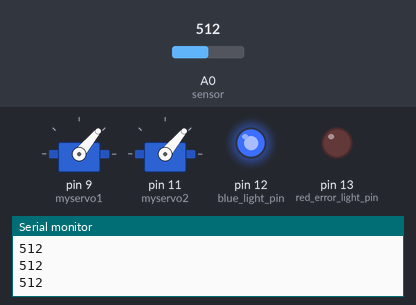
Simulated run of this sketch. Board: Arduino Uno, built with avr-gcc and run on an emulated ATmega328P. Shown: 2 × servo, output pins drawn as LEDs (lit = HIGH), the last lines printed to the serial monitor. The inputs (shaded band) are chosen by the test bench; at power-on: A0 (sensor) = 512.

Above: at 1.7 s.
1.8 s: A0 (sensor) set to 122
At 2.3 s:
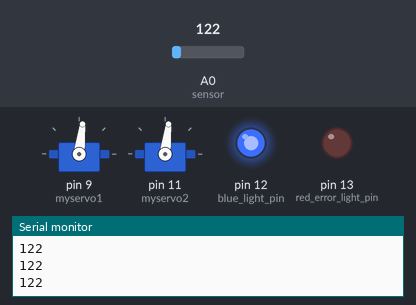
3.3 s: A0 (sensor) set to 0
At 4.5 s:
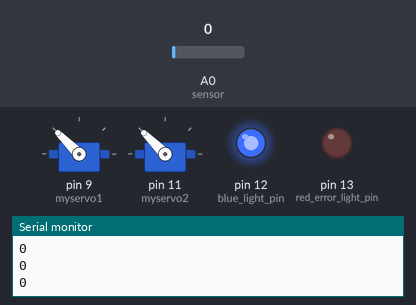
7.9 s: A0 (sensor) set to 210
At 8.5 s:
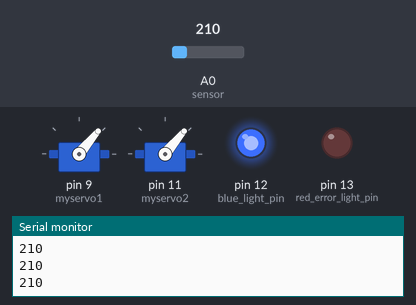
Timing chart, 0 to 10.9 s (numbered marks = the images above; inputs shaded):
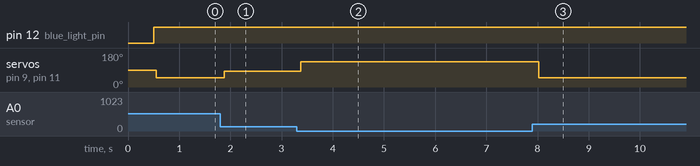

The sketch:

serial_read.ino
```cpp
#include <Servo.h>
Servo myservo1;
Servo myservo2;

int mVal; //store mapped value for servo

int sensor = 0;//storing the incoming value

int arraysize = 5; //Sample size. Needs to be an odd number
int rangevalue[] = {0, 0, 0, 0, 0}; //0s are place holders for ease of reading code


int sensorValue;


boolean servoOpen = false;


void setup() {
  // initialize serial communications at 9600 bps:
  Serial.begin(9600);
  pinMode(13, OUTPUT);//red error light pin
  pinMode(12, OUTPUT);//blue light pin
  myservo1.attach(9);
  myservo2.attach(11);
  delay(500);//want to get the serial up and running before beginning the data

}


void loop() {
  digitalWrite(13, LOW);//error light off
  digitalWrite(12, HIGH);//blue light on

  Serial.println(analogRead(sensor));

  //check the incoming state to know if the motors should be on or off
  if (Serial.available() > 0) {
    char piState = Serial.read();
    Serial.print("reading: ");
    Serial.println(piState);
//  char incoming = Serial.read();
//    if (incoming =='A'){
//       piState = Serial.read();
//       Serial.println("recieved signal");
//
//       if (piState == 'O'){
//        Serial.println("recieved");
//        //is it still A? do nothing- keep reading
//        }else if(piState == 'A'){
//          Serial.println("recieved A");
//          //servorOpen == true;
//          }else if (piState == 'X'){
//            //servoOpen == false;
//            } else{
//              Serial.println("Read Failed");
//              digitalWrite(13, HIGH);
//              }
//      }
     delay(100);
  }
   for(int i = 0; i < arraysize; i++)
  {
    rangevalue[i] = analogRead(0);
    delay(10);  //wait between samples
   }

   int midpoint = arraysize/2;    //midpoint of the array is the medain value in a sorted array
    //Serial.print("The median range value is: ");
    //Serial.println(rangevalue[midpoint]);//uncomment for sensor reading


//mapping midpoint sensor val to servo if not open
    if (rangevalue[midpoint]<=200 && servoOpen == false){
     mVal = map(rangevalue[midpoint], 200, 12, 50, 130);
     myservo1.write(mVal);
     myservo2.write(mVal);
     delay(15);
     //Serial.println("moving servo to: ");
     //Serial.print(mVal);
     //Serial.println("degrees");

    }else if(rangevalue[midpoint]<=200 && servoOpen == true){
     myservo1.write(50);
     myservo2.write(50);
     delay(15);

    }else{
      //No one is close enough to register
      myservo1.write(50);
      myservo2.write(50);
      delay(15);
      }

  delay(100);
}
```

Measured:
- after the input at 1.8 s, servo on pin 9 (myservo1), servo on pin 11 (myservo2): 50° → 83° after 0.08 s
- after the input at 3.3 s, servo on pin 9 (myservo1), servo on pin 11 (myservo2): 83° → 135° after 0.07 s
- after the input at 7.9 s, servo on pin 9 (myservo1), servo on pin 11 (myservo2): 135° → 50° after 0.12 s
